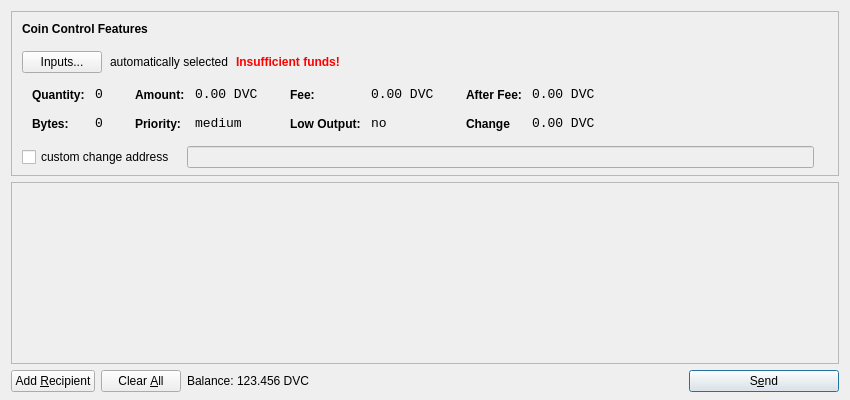
<?xml version="1.0" encoding="UTF-8"?>
<ui version="4.0">
 <class>SendCoinsDialog</class>
 <widget class="QDialog" name="SendCoinsDialog">
  <property name="geometry">
   <rect>
    <x>0</x>
    <y>0</y>
    <width>850</width>
    <height>400</height>
   </rect>
  </property>
  <property name="windowTitle">
   <string>Send Coins</string>
  </property>
  <layout class="QVBoxLayout" name="verticalLayout" stretch="0,1,0">
   <property name="bottomMargin">
    <number>8</number>
   </property>
   <item>
    <widget class="QFrame" name="frameCoinControl">
     <property name="sizePolicy">
      <sizepolicy hsizetype="Expanding" vsizetype="Expanding">
       <horstretch>0</horstretch>
       <verstretch>0</verstretch>
      </sizepolicy>
     </property>
     <property name="maximumSize">
      <size>
       <width>16777215</width>
       <height>16777215</height>
      </size>
     </property>
     <property name="frameShape">
      <enum>QFrame::StyledPanel</enum>
     </property>
     <property name="frameShadow">
      <enum>QFrame::Sunken</enum>
     </property>
     <layout class="QVBoxLayout" name="verticalLayoutCoinControl2">
      <property name="spacing">
       <number>-1</number>
      </property>
      <property name="leftMargin">
       <number>0</number>
      </property>
      <property name="topMargin">
       <number>0</number>
      </property>
      <property name="rightMargin">
       <number>0</number>
      </property>
      <property name="bottomMargin">
       <number>6</number>
      </property>
      <item>
       <layout class="QVBoxLayout" name="verticalLayoutCoinControl" stretch="0,0,0,0,1">
        <property name="spacing">
         <number>0</number>
        </property>
        <property name="leftMargin">
         <number>10</number>
        </property>
        <property name="topMargin">
         <number>10</number>
        </property>
        <item>
         <layout class="QHBoxLayout" name="horizontalLayoutCoinControl1">
          <property name="bottomMargin">
           <number>15</number>
          </property>
          <item>
           <widget class="QLabel" name="labelCoinControlFeatures">
            <property name="sizePolicy">
             <sizepolicy hsizetype="Preferred" vsizetype="Maximum">
              <horstretch>0</horstretch>
              <verstretch>0</verstretch>
             </sizepolicy>
            </property>
            <property name="font">
             <font>
              <weight>75</weight>
              <bold>true</bold>
             </font>
            </property>
            <property name="styleSheet">
             <string notr="true">font-weight:bold;</string>
            </property>
            <property name="text">
             <string>Coin Control Features</string>
            </property>
           </widget>
          </item>
         </layout>
        </item>
        <item>
         <layout class="QHBoxLayout" name="horizontalLayoutCoinControl2" stretch="0,0,0,0">
          <property name="spacing">
           <number>8</number>
          </property>
          <property name="bottomMargin">
           <number>10</number>
          </property>
          <item>
           <widget class="QPushButton" name="pushButtonCoinControl">
            <property name="styleSheet">
             <string notr="true"/>
            </property>
            <property name="text">
             <string>Inputs...</string>
            </property>
           </widget>
          </item>
          <item>
           <widget class="QLabel" name="labelCoinControlAutomaticallySelected">
            <property name="text">
             <string>automatically selected</string>
            </property>
            <property name="margin">
             <number>5</number>
            </property>
           </widget>
          </item>
          <item>
           <widget class="QLabel" name="labelCoinControlInsuffFunds">
            <property name="font">
             <font>
              <weight>75</weight>
              <bold>true</bold>
             </font>
            </property>
            <property name="styleSheet">
             <string notr="true">color:red;font-weight:bold;</string>
            </property>
            <property name="text">
             <string>Insufficient funds!</string>
            </property>
            <property name="margin">
             <number>5</number>
            </property>
           </widget>
          </item>
          <item>
           <spacer name="horizontalSpacerCoinControl">
            <property name="orientation">
             <enum>Qt::Horizontal</enum>
            </property>
            <property name="sizeHint" stdset="0">
             <size>
              <width>40</width>
              <height>1</height>
             </size>
            </property>
           </spacer>
          </item>
         </layout>
        </item>
        <item>
         <widget class="QWidget" name="widgetCoinControl" native="true">
          <property name="sizePolicy">
           <sizepolicy hsizetype="Preferred" vsizetype="Preferred">
            <horstretch>0</horstretch>
            <verstretch>0</verstretch>
           </sizepolicy>
          </property>
          <property name="minimumSize">
           <size>
            <width>0</width>
            <height>0</height>
           </size>
          </property>
          <property name="styleSheet">
           <string notr="true"/>
          </property>
          <layout class="QHBoxLayout" name="horizontalLayoutCoinControl5">
           <property name="margin">
            <number>0</number>
           </property>
           <item>
            <layout class="QHBoxLayout" name="horizontalLayoutCoinControl3" stretch="0,0,0,1">
             <property name="spacing">
              <number>20</number>
             </property>
             <property name="topMargin">
              <number>0</number>
             </property>
             <property name="bottomMargin">
              <number>10</number>
             </property>
             <item>
              <layout class="QFormLayout" name="formLayoutCoinControl1">
               <property name="horizontalSpacing">
                <number>10</number>
               </property>
               <property name="verticalSpacing">
                <number>14</number>
               </property>
               <property name="leftMargin">
                <number>10</number>
               </property>
               <property name="topMargin">
                <number>4</number>
               </property>
               <property name="rightMargin">
                <number>6</number>
               </property>
               <item row="0" column="0">
                <widget class="QLabel" name="labelCoinControlQuantityText">
                 <property name="styleSheet">
                  <string notr="true">font-weight:bold;</string>
                 </property>
                 <property name="text">
                  <string>Quantity:</string>
                 </property>
                 <property name="margin">
                  <number>0</number>
                 </property>
                </widget>
               </item>
               <item row="0" column="1">
                <widget class="QLabel" name="labelCoinControlQuantity">
                 <property name="font">
                  <font>
                   <family>Monospace</family>
                   <pointsize>10</pointsize>
                  </font>
                 </property>
                 <property name="cursor">
                  <cursorShape>IBeamCursor</cursorShape>
                 </property>
                 <property name="contextMenuPolicy">
                  <enum>Qt::ActionsContextMenu</enum>
                 </property>
                 <property name="text">
                  <string>0</string>
                 </property>
                 <property name="margin">
                  <number>0</number>
                 </property>
                 <property name="textInteractionFlags">
                  <set>Qt::LinksAccessibleByMouse|Qt::TextSelectableByKeyboard|Qt::TextSelectableByMouse</set>
                 </property>
                </widget>
               </item>
               <item row="1" column="0">
                <widget class="QLabel" name="labelCoinControlBytesText">
                 <property name="styleSheet">
                  <string notr="true">font-weight:bold;</string>
                 </property>
                 <property name="text">
                  <string>Bytes:</string>
                 </property>
                </widget>
               </item>
               <item row="1" column="1">
                <widget class="QLabel" name="labelCoinControlBytes">
                 <property name="font">
                  <font>
                   <family>Monospace</family>
                   <pointsize>10</pointsize>
                  </font>
                 </property>
                 <property name="cursor">
                  <cursorShape>IBeamCursor</cursorShape>
                 </property>
                 <property name="contextMenuPolicy">
                  <enum>Qt::ActionsContextMenu</enum>
                 </property>
                 <property name="text">
                  <string>0</string>
                 </property>
                 <property name="textInteractionFlags">
                  <set>Qt::LinksAccessibleByMouse|Qt::TextSelectableByKeyboard|Qt::TextSelectableByMouse</set>
                 </property>
                </widget>
               </item>
              </layout>
             </item>
             <item>
              <layout class="QFormLayout" name="formLayoutCoinControl2">
               <property name="horizontalSpacing">
                <number>10</number>
               </property>
               <property name="verticalSpacing">
                <number>14</number>
               </property>
               <property name="leftMargin">
                <number>6</number>
               </property>
               <property name="topMargin">
                <number>4</number>
               </property>
               <property name="rightMargin">
                <number>6</number>
               </property>
               <item row="0" column="0">
                <widget class="QLabel" name="labelCoinControlAmountText">
                 <property name="styleSheet">
                  <string notr="true">font-weight:bold;</string>
                 </property>
                 <property name="text">
                  <string>Amount:</string>
                 </property>
                 <property name="margin">
                  <number>0</number>
                 </property>
                </widget>
               </item>
               <item row="0" column="1">
                <widget class="QLabel" name="labelCoinControlAmount">
                 <property name="font">
                  <font>
                   <family>Monospace</family>
                   <pointsize>10</pointsize>
                  </font>
                 </property>
                 <property name="cursor">
                  <cursorShape>IBeamCursor</cursorShape>
                 </property>
                 <property name="contextMenuPolicy">
                  <enum>Qt::ActionsContextMenu</enum>
                 </property>
                 <property name="text">
                  <string>0.00 DVC</string>
                 </property>
                 <property name="textInteractionFlags">
                  <set>Qt::LinksAccessibleByMouse|Qt::TextSelectableByKeyboard|Qt::TextSelectableByMouse</set>
                 </property>
                </widget>
               </item>
               <item row="1" column="0">
                <widget class="QLabel" name="labelCoinControlPriorityText">
                 <property name="styleSheet">
                  <string notr="true">font-weight:bold;</string>
                 </property>
                 <property name="text">
                  <string>Priority:</string>
                 </property>
                </widget>
               </item>
               <item row="1" column="1">
                <widget class="QLabel" name="labelCoinControlPriority">
                 <property name="font">
                  <font>
                   <family>Monospace</family>
                   <pointsize>10</pointsize>
                  </font>
                 </property>
                 <property name="cursor">
                  <cursorShape>IBeamCursor</cursorShape>
                 </property>
                 <property name="contextMenuPolicy">
                  <enum>Qt::ActionsContextMenu</enum>
                 </property>
                 <property name="text">
                  <string>medium</string>
                 </property>
                 <property name="textInteractionFlags">
                  <set>Qt::LinksAccessibleByMouse|Qt::TextSelectableByKeyboard|Qt::TextSelectableByMouse</set>
                 </property>
                </widget>
               </item>
              </layout>
             </item>
             <item>
              <layout class="QFormLayout" name="formLayoutCoinControl3">
               <property name="horizontalSpacing">
                <number>10</number>
               </property>
               <property name="verticalSpacing">
                <number>14</number>
               </property>
               <property name="leftMargin">
                <number>6</number>
               </property>
               <property name="topMargin">
                <number>4</number>
               </property>
               <property name="rightMargin">
                <number>6</number>
               </property>
               <item row="0" column="0">
                <widget class="QLabel" name="labelCoinControlFeeText">
                 <property name="styleSheet">
                  <string notr="true">font-weight:bold;</string>
                 </property>
                 <property name="text">
                  <string>Fee:</string>
                 </property>
                 <property name="margin">
                  <number>0</number>
                 </property>
                </widget>
               </item>
               <item row="0" column="1">
                <widget class="QLabel" name="labelCoinControlFee">
                 <property name="font">
                  <font>
                   <family>Monospace</family>
                   <pointsize>10</pointsize>
                  </font>
                 </property>
                 <property name="cursor">
                  <cursorShape>IBeamCursor</cursorShape>
                 </property>
                 <property name="contextMenuPolicy">
                  <enum>Qt::ActionsContextMenu</enum>
                 </property>
                 <property name="text">
                  <string>0.00 DVC</string>
                 </property>
                 <property name="textInteractionFlags">
                  <set>Qt::LinksAccessibleByMouse|Qt::TextSelectableByKeyboard|Qt::TextSelectableByMouse</set>
                 </property>
                </widget>
               </item>
               <item row="1" column="0">
                <widget class="QLabel" name="labelCoinControlLowOutputText">
                 <property name="styleSheet">
                  <string notr="true">font-weight:bold;</string>
                 </property>
                 <property name="text">
                  <string>Low Output:</string>
                 </property>
                </widget>
               </item>
               <item row="1" column="1">
                <widget class="QLabel" name="labelCoinControlLowOutput">
                 <property name="font">
                  <font>
                   <family>Monospace</family>
                   <pointsize>10</pointsize>
                  </font>
                 </property>
                 <property name="cursor">
                  <cursorShape>IBeamCursor</cursorShape>
                 </property>
                 <property name="contextMenuPolicy">
                  <enum>Qt::ActionsContextMenu</enum>
                 </property>
                 <property name="text">
                  <string>no</string>
                 </property>
                 <property name="textInteractionFlags">
                  <set>Qt::LinksAccessibleByMouse|Qt::TextSelectableByKeyboard|Qt::TextSelectableByMouse</set>
                 </property>
                </widget>
               </item>
              </layout>
             </item>
             <item>
              <layout class="QFormLayout" name="formLayoutCoinControl4">
               <property name="horizontalSpacing">
                <number>10</number>
               </property>
               <property name="verticalSpacing">
                <number>14</number>
               </property>
               <property name="leftMargin">
                <number>6</number>
               </property>
               <property name="topMargin">
                <number>4</number>
               </property>
               <property name="rightMargin">
                <number>6</number>
               </property>
               <item row="0" column="0">
                <widget class="QLabel" name="labelCoinControlAfterFeeText">
                 <property name="styleSheet">
                  <string notr="true">font-weight:bold;</string>
                 </property>
                 <property name="text">
                  <string>After Fee:</string>
                 </property>
                 <property name="margin">
                  <number>0</number>
                 </property>
                </widget>
               </item>
               <item row="0" column="1">
                <widget class="QLabel" name="labelCoinControlAfterFee">
                 <property name="font">
                  <font>
                   <family>Monospace</family>
                   <pointsize>10</pointsize>
                  </font>
                 </property>
                 <property name="cursor">
                  <cursorShape>IBeamCursor</cursorShape>
                 </property>
                 <property name="contextMenuPolicy">
                  <enum>Qt::ActionsContextMenu</enum>
                 </property>
                 <property name="text">
                  <string>0.00 DVC</string>
                 </property>
                 <property name="textInteractionFlags">
                  <set>Qt::LinksAccessibleByMouse|Qt::TextSelectableByKeyboard|Qt::TextSelectableByMouse</set>
                 </property>
                </widget>
               </item>
               <item row="1" column="0">
                <widget class="QLabel" name="labelCoinControlChangeText">
                 <property name="styleSheet">
                  <string notr="true">font-weight:bold;</string>
                 </property>
                 <property name="text">
                  <string>Change</string>
                 </property>
                </widget>
               </item>
               <item row="1" column="1">
                <widget class="QLabel" name="labelCoinControlChange">
                 <property name="font">
                  <font>
                   <family>Monospace</family>
                   <pointsize>10</pointsize>
                  </font>
                 </property>
                 <property name="cursor">
                  <cursorShape>IBeamCursor</cursorShape>
                 </property>
                 <property name="contextMenuPolicy">
                  <enum>Qt::ActionsContextMenu</enum>
                 </property>
                 <property name="text">
                  <string>0.00 DVC</string>
                 </property>
                 <property name="textInteractionFlags">
                  <set>Qt::LinksAccessibleByMouse|Qt::TextSelectableByKeyboard|Qt::TextSelectableByMouse</set>
                 </property>
                </widget>
               </item>
              </layout>
             </item>
            </layout>
           </item>
          </layout>
         </widget>
        </item>
        <item>
         <layout class="QHBoxLayout" name="horizontalLayoutCoinControl4" stretch="0,0,0">
          <property name="spacing">
           <number>12</number>
          </property>
          <property name="sizeConstraint">
           <enum>QLayout::SetDefaultConstraint</enum>
          </property>
          <property name="topMargin">
           <number>5</number>
          </property>
          <property name="rightMargin">
           <number>5</number>
          </property>
          <item>
           <widget class="QCheckBox" name="checkBoxCoinControlChange">
            <property name="text">
             <string>custom change address</string>
            </property>
           </widget>
          </item>
          <item>
           <widget class="QLineEdit" name="lineEditCoinControlChange">
            <property name="enabled">
             <bool>false</bool>
            </property>
            <property name="sizePolicy">
             <sizepolicy hsizetype="Expanding" vsizetype="Fixed">
              <horstretch>0</horstretch>
              <verstretch>0</verstretch>
             </sizepolicy>
            </property>
           </widget>
          </item>
          <item>
           <widget class="QLabel" name="labelCoinControlChangeLabel">
            <property name="sizePolicy">
             <sizepolicy hsizetype="Preferred" vsizetype="Expanding">
              <horstretch>0</horstretch>
              <verstretch>0</verstretch>
             </sizepolicy>
            </property>
            <property name="minimumSize">
             <size>
              <width>0</width>
              <height>0</height>
             </size>
            </property>
            <property name="text">
             <string/>
            </property>
            <property name="margin">
             <number>3</number>
            </property>
           </widget>
          </item>
         </layout>
        </item>
        <item>
         <spacer name="verticalSpacerCoinControl">
          <property name="orientation">
           <enum>Qt::Vertical</enum>
          </property>
          <property name="sizeHint" stdset="0">
           <size>
            <width>800</width>
            <height>1</height>
           </size>
          </property>
         </spacer>
        </item>
       </layout>
      </item>
     </layout>
    </widget>
   </item>
   <item>
    <widget class="QScrollArea" name="scrollArea">
     <property name="widgetResizable">
      <bool>true</bool>
     </property>
     <widget class="QWidget" name="scrollAreaWidgetContents">
      <property name="geometry">
       <rect>
        <x>0</x>
        <y>0</y>
        <width>830</width>
        <height>165</height>
       </rect>
      </property>
      <layout class="QVBoxLayout" name="verticalLayout_2">
       <property name="margin">
        <number>0</number>
       </property>
       <item>
        <layout class="QVBoxLayout" name="entries">
         <property name="spacing">
          <number>6</number>
         </property>
        </layout>
       </item>
       <item>
        <spacer name="verticalSpacer">
         <property name="orientation">
          <enum>Qt::Vertical</enum>
         </property>
         <property name="sizeHint" stdset="0">
          <size>
           <width>20</width>
           <height>40</height>
          </size>
         </property>
        </spacer>
       </item>
      </layout>
     </widget>
    </widget>
   </item>
   <item>
    <layout class="QHBoxLayout" name="horizontalLayout">
     <item>
      <widget class="QPushButton" name="addButton">
       <property name="toolTip">
        <string>Send to multiple recipients at once</string>
       </property>
       <property name="text">
        <string>Add &amp;Recipient</string>
       </property>
       <property name="icon">
        <iconset resource="../bitcoin.qrc">
         <normaloff>:/icons/add</normaloff>:/icons/add</iconset>
       </property>
       <property name="autoDefault">
        <bool>false</bool>
       </property>
      </widget>
     </item>
     <item>
      <widget class="QPushButton" name="clearButton">
       <property name="sizePolicy">
        <sizepolicy hsizetype="Minimum" vsizetype="Fixed">
         <horstretch>0</horstretch>
         <verstretch>0</verstretch>
        </sizepolicy>
       </property>
       <property name="toolTip">
        <string>Remove all transaction fields</string>
       </property>
       <property name="text">
        <string>Clear &amp;All</string>
       </property>
       <property name="icon">
        <iconset resource="../bitcoin.qrc">
         <normaloff>:/icons/remove</normaloff>:/icons/remove</iconset>
       </property>
       <property name="autoRepeatDelay">
        <number>300</number>
       </property>
       <property name="autoDefault">
        <bool>false</bool>
       </property>
      </widget>
     </item>
     <item>
      <layout class="QHBoxLayout" name="horizontalLayout_2">
       <property name="spacing">
        <number>3</number>
       </property>
       <item>
        <widget class="QLabel" name="label">
         <property name="sizePolicy">
          <sizepolicy hsizetype="Preferred" vsizetype="Fixed">
           <horstretch>0</horstretch>
           <verstretch>0</verstretch>
          </sizepolicy>
         </property>
         <property name="text">
          <string>Balance:</string>
         </property>
        </widget>
       </item>
       <item>
        <widget class="QLabel" name="labelBalance">
         <property name="sizePolicy">
          <sizepolicy hsizetype="Preferred" vsizetype="Fixed">
           <horstretch>0</horstretch>
           <verstretch>0</verstretch>
          </sizepolicy>
         </property>
         <property name="cursor">
          <cursorShape>IBeamCursor</cursorShape>
         </property>
         <property name="text">
          <string>123.456 DVC</string>
         </property>
         <property name="textInteractionFlags">
          <set>Qt::LinksAccessibleByMouse|Qt::TextSelectableByKeyboard|Qt::TextSelectableByMouse</set>
         </property>
        </widget>
       </item>
      </layout>
     </item>
     <item>
      <spacer name="horizontalSpacer">
       <property name="orientation">
        <enum>Qt::Horizontal</enum>
       </property>
       <property name="sizeHint" stdset="0">
        <size>
         <width>40</width>
         <height>20</height>
        </size>
       </property>
      </spacer>
     </item>
     <item>
      <widget class="QPushButton" name="sendButton">
       <property name="minimumSize">
        <size>
         <width>150</width>
         <height>0</height>
        </size>
       </property>
       <property name="toolTip">
        <string>Confirm the send action</string>
       </property>
       <property name="text">
        <string>S&amp;end</string>
       </property>
       <property name="icon">
        <iconset resource="../bitcoin.qrc">
         <normaloff>:/icons/send</normaloff>:/icons/send</iconset>
       </property>
       <property name="default">
        <bool>true</bool>
       </property>
      </widget>
     </item>
    </layout>
   </item>
  </layout>
 </widget>
 <resources>
  <include location="../bitcoin.qrc"/>
 </resources>
 <connections/>
</ui>
